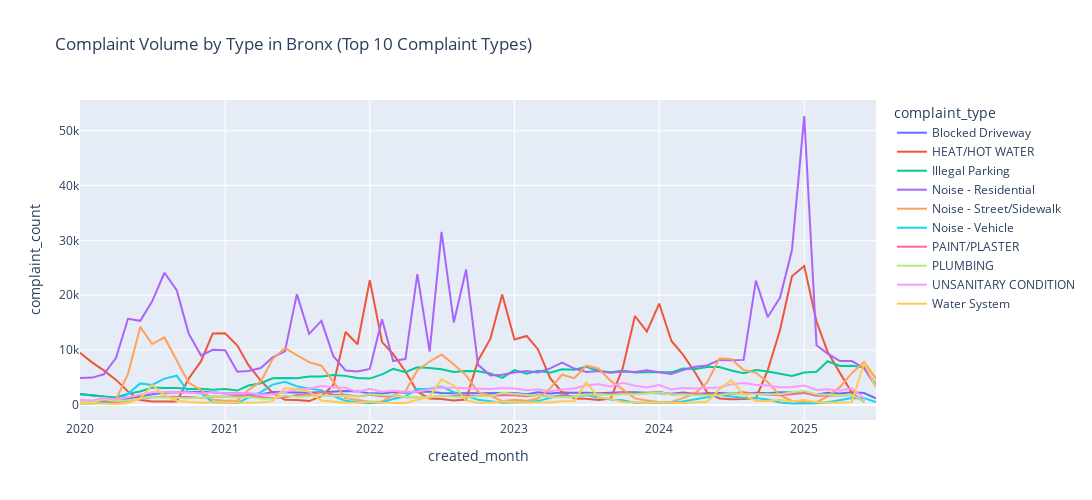

This figure's notebook cell:
### Code cell
# In January 2025, there was a spike in the Residential noise complaints in Bronx

bronx_top_complaint_types = df[df['borough'].isin(['BRONX'])]['complaint_type'].value_counts().head(10).index.tolist()

condition = (
    (df['borough'].isin(['BRONX'])) &
    (df['complaint_type'].isin(bronx_top_complaint_types))
)

complaint_volume_bronx = df[condition].groupby(['created_month', 'complaint_type']).size().reset_index(name='complaint_count')
fig = px.line(
    complaint_volume_bronx,
    x='created_month',
    y='complaint_count',
    color='complaint_type',
    title='Complaint Volume by Type in Bronx (Top 10 Complaint Types)'
)
fig.update_layout(width=1200, height=500)
